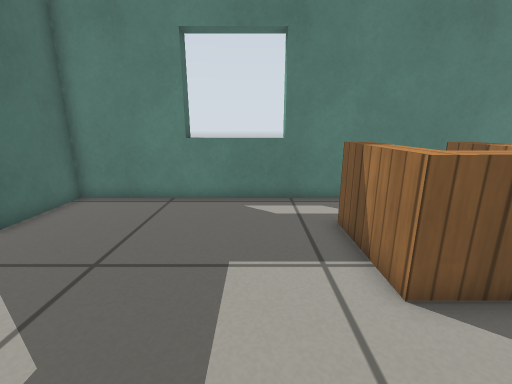
view 1 (above)

12 first-person views from a walk through a Gazebo world. The camera is 0.58 m above the floor, tilts 14° down and sees 90° across. The floor is counted in squares, 0.2 m on a side. Each view is taken from the middle of a square. On the plan, view 1 faces up. The plan holds only what a view shows up to about 19 squares ahead; the rest is blank. Simple patterns stand in for the simulator's built-in surfaces.

view 2
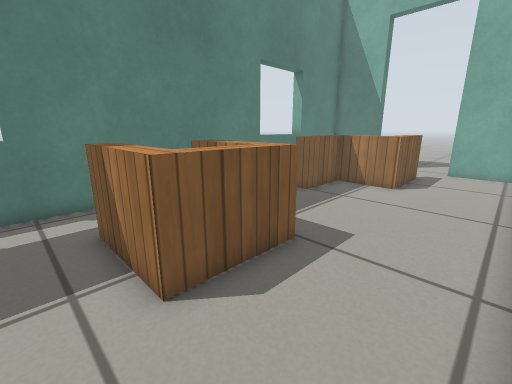

view 3
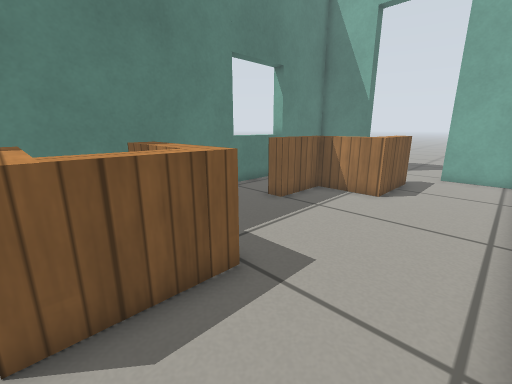

view 4
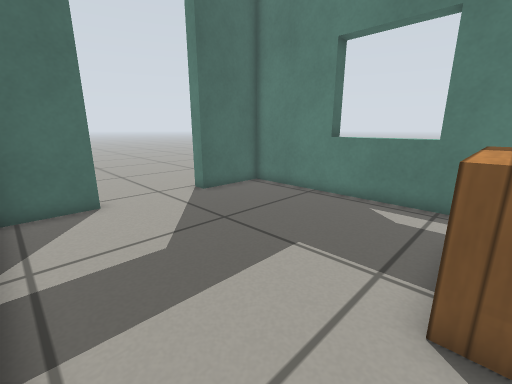

view 5
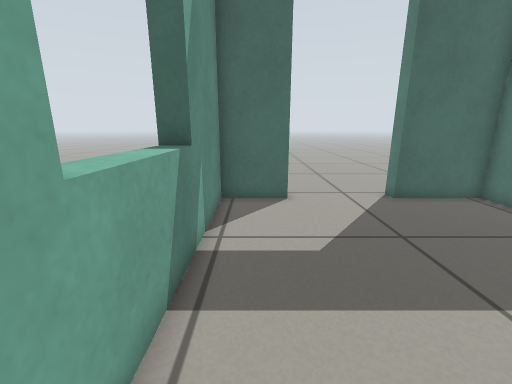

view 6
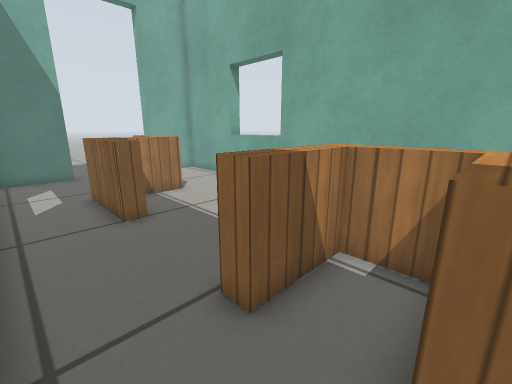

view 7
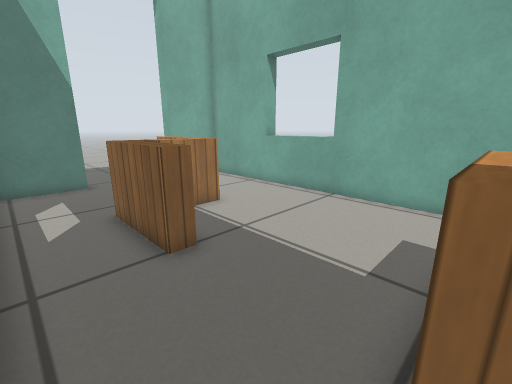

view 8
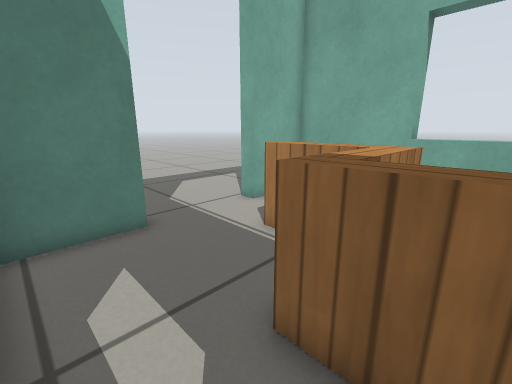

view 9
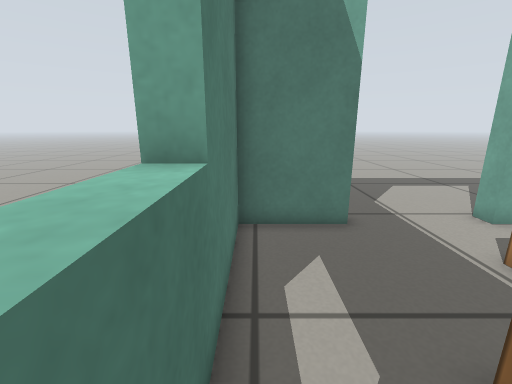

view 10
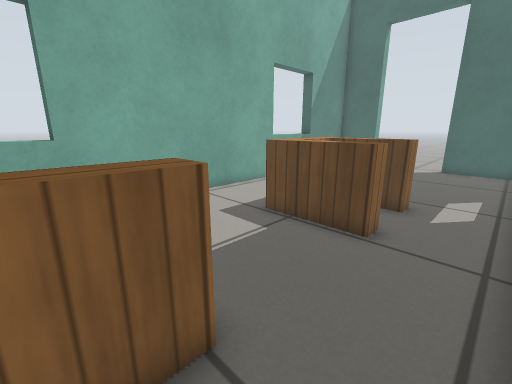

view 11
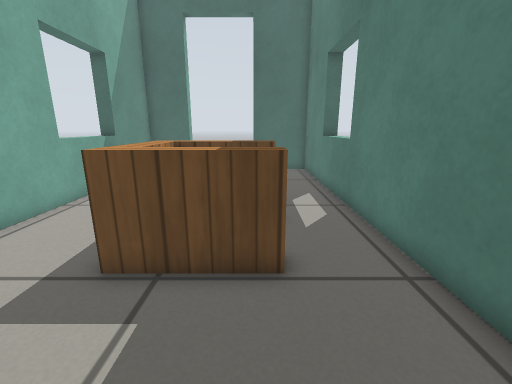

view 12
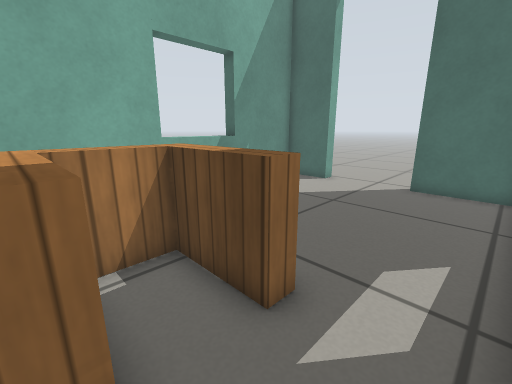

### Floor plan
Points are (right, up) in squares from view 1. A wall is a line through its corners. A room is listed if a view was taken in it or the views show most of it. See-through windows are left out.
Room 1 (views 1, 2, 3, 4, 5, 6, 7, 8, 9, 10, 11, 12)
walls: (20.5, 7.2) (20.5, 10.5) (-7.5, 10.5) (-7.5, 6.8); (-7.5, 2.3) (-7.5, -0.5) (20.5, -0.5) (20.5, 2.7)
low walls: (6.3, 3.8) (2.6, 3.8) (2.6, 7.6) (3.3, 7.6) (3.3, 4.6) (5.6, 4.6) (5.6, 7.6) (6.3, 7.6) (6.3, 3.8); (15.1, 4.6) (18.1, 4.6); (18.1, 3.8) (14.3, 3.8) (14.3, 6.8) (11.3, 6.8) (11.3, 7.6) (15.1, 7.6)
ways out: open door at (-8, 4.5); open door at (21, 5)

Positions as (right, up) in squares from view 1, and headings:
1: (0, 0), facing up
2: (1, 0), facing up-right
3: (3, 0), facing up-right
4: (3, 0), facing up-left
5: (3, 1), facing left
6: (3, 10), facing down-right
7: (6, 10), facing down-right
8: (13, 10), facing down-right
9: (13, 10), facing right
10: (13, 10), facing down-left
11: (11, 7), facing left
12: (6, 10), facing down-left
